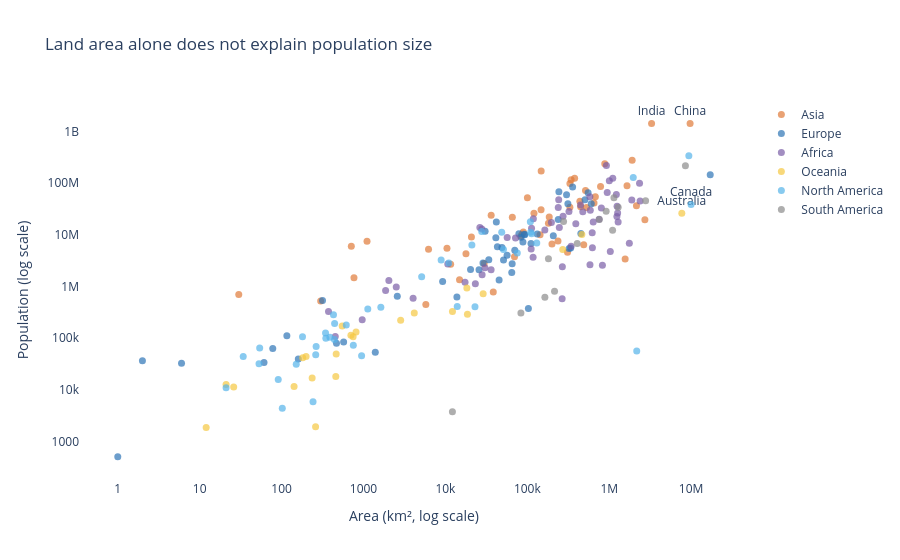

Notebook cell for this chart:
### Markdown cell above
**Chart choice & justification:** *Which chart did you choose, and why? Justify design choices.

*I chose a scatter plot with logarithmic scales because it makes it easier to compare land area and population across countries of very different sizes. Each continent has a different colour to show regional patterns. The dashed trend line shows the overall relationship, while labels highlight countries that differ from the general pattern.*

### Code cell
# Q3 — Land area vs. population in 2022
labels = np.where(df['Country'].isin(['India', 'China', 'Canada', 'Australia']),
                  df['Country'], '')
fig = px.scatter(df.assign(Label=labels), x='Area', y='2022 Population',
                 color='Continent', text='Label', hover_name='Country',
                 log_x=True, log_y=True,
                 color_discrete_sequence=['#E07B39', '#2E75B6', '#7B5EA7',
                                          '#F5C842', '#56B4E9', '#8C8C8C'],
                 title='Land area alone does not explain population size')
fig.update_traces(marker_size=7, marker_opacity=0.7, textposition='top center')
fig.update_layout(template='plotly_white', legend_title_text='')
fig.update_xaxes(title='Area (km², log scale)', showgrid=False)
fig.update_yaxes(title='Population (log scale)', showgrid=False)
fig.show()

### Figure 1 — Plotly figure (JSON) as saved in the notebook; plotly's stock layout.template omitted (floating-point values rounded to 4 significant figures)
{"data": [{"hovertemplate": "<b>%{hovertext}</b><br><br>Continent=Asia<br>Area=%{x}<br>2022 Population=%{y}<br>Label=%{text}<extra></extra>", "hovertext": ["Afghanistan", "Armenia", "Azerbaijan", "Bahrain", "Bangladesh", "Bhutan", "Brunei", "Cambodia", "China", "Georgia", "Hong Kong", "India", "Indonesia", "Iran", "Iraq", "Israel", "Japan", "Jordan", "Kazakhstan", "Kuwait", "Kyrgyzstan", "Laos", "Lebanon", "Macau", "Malaysia", "Maldives", "Mongolia", "Myanmar", "Nepal", "North Korea", "Oman", "Pakistan", "Palestine", "Philippines", "Qatar", "Saudi Arabia", "Singapore", "South Korea", "Sri Lanka", "Syria", "Taiwan", "Tajikistan", "Thailand", "Timor-Leste", "Turkey", "Turkmenistan", "United Arab Emirates", "Uzbekistan", "Vietnam", "Yemen"], "legendgroup": "Asia", "marker": {"color": "#E07B39", "opacity": 0.7, "size": 7, "symbol": "circle"}, "mode": "markers+text", "name": "Asia", "orientation": "v", "showlegend": true, "text": ["", "", "", "", "", "", "", "", "China", "", "", "India", "", "", "", "", "", "", "", "", "", "", "", "", "", "", "", "", "", "", "", "", "", "", "", "", "", "", "", "", "", "", "", "", "", "", "", "", "", ""], "textposition": "top center", "type": "scatter", "x": [652230, 29743, 86600, 765, 147570, 38394, 5765, 181035, 9706961, 69700, 1104, 3287590, 1904569, 1648195, 438317, 20770, 377930, 89342, 2724900, 17818, 199951, 236800, 10452, 30, 330803, 300, 1564110, 676578, 147181, 120538, 309500, 881912, 6220, 342353, 11586, 2149690, 710, 100210, 65610, 185180, 36193, 143100, 513120, 14874, 783562, 488100, 83600, 447400, 331212, 527968], "xaxis": "x", "y": [41128771, 2780469, 10358074, 1472233, 171186372, 782455, 449002, 16767842, 1425887337, 3744385, 7488865, 1417173173, 275501339, 88550570, 44496122, 9038309, 123951692, 11285869, 19397998, 4268873, 6630623, 7529475, 5489739, 695168, 33938221, 523787, 3398366, 54179306, 30547580, 26069416, 4576298, 235824862, 5250072, 115559009, 2695122, 36408820, 5975689, 51815810, 21832143, 22125249, 23893394, 9952787, 71697030, 1341296, 85341241, 6430770, 9441129, 34627652, 98186856, 33696614], "yaxis": "y"}, {"hovertemplate": "<b>%{hovertext}</b><br><br>Continent=Europe<br>Area=%{x}<br>2022 Population=%{y}<br>Label=%{text}<extra></extra>", "hovertext": ["Albania", "Andorra", "Austria", "Belarus", "Belgium", "Bosnia and Herzegovina", "Bulgaria", "Croatia", "Cyprus", "Czech Republic", "Denmark", "Estonia", "Faroe Islands", "Finland", "France", "Germany", "Gibraltar", "Greece", "Guernsey", "Hungary", "Iceland", "Ireland", "Isle of Man", "Italy", "Jersey", "Latvia", "Liechtenstein", "Lithuania", "Luxembourg", "Malta", "Moldova", "Monaco", "Montenegro", "Netherlands", "North Macedonia", "Norway", "Poland", "Portugal", "Romania", "Russia", "San Marino", "Serbia", "Slovakia", "Slovenia", "Spain", "Sweden", "Switzerland", "Ukraine", "United Kingdom", "Vatican City"], "legendgroup": "Europe", "marker": {"color": "#2E75B6", "opacity": 0.7, "size": 7, "symbol": "circle"}, "mode": "markers+text", "name": "Europe", "orientation": "v", "showlegend": true, "text": ["", "", "", "", "", "", "", "", "", "", "", "", "", "", "", "", "", "", "", "", "", "", "", "", "", "", "", "", "", "", "", "", "", "", "", "", "", "", "", "", "", "", "", "", "", "", "", "", "", ""], "textposition": "top center", "type": "scatter", "x": [28748, 468, 83871, 207600, 30528, 51209, 110879, 56594, 9251, 78865, 43094, 45227, 1393, 338424, 551695, 357114, 6, 131990, 78, 93028, 103000, 70273, 572, 301336, 116, 64559, 160, 65300, 2586, 316, 33846, 2, 13812, 41850, 25713, 323802, 312679, 92090, 238391, 17098242, 61, 88361, 49037, 20273, 505992, 450295, 41284, 603500, 242900, 1], "xaxis": "x", "y": [2842321, 79824, 8939617, 9534954, 11655930, 3233526, 6781953, 4030358, 1251488, 10493986, 5882261, 1326062, 53090, 5540745, 64626628, 83369843, 32649, 10384971, 63301, 9967308, 372899, 5023109, 84519, 59037474, 110778, 1850651, 39327, 2750055, 647599, 533286, 3272996, 36469, 627082, 17564014, 2093599, 5434319, 39857145, 10270865, 19659267, 144713314, 33660, 7221365, 5643453, 2119844, 47558630, 10549347, 8740472, 39701739, 67508936, 510], "yaxis": "y"}, {"hovertemplate": "<b>%{hovertext}</b><br><br>Continent=Africa<br>Area=%{x}<br>2022 Population=%{y}<br>Label=%{text}<extra></extra>", "hovertext": ["Algeria", "Angola", "Benin", "Botswana", "Burkina Faso", "Burundi", "Cameroon", "Cape Verde", "Central African Republic", "Chad", "Comoros", "Djibouti", "DR Congo", "Egypt", "Equatorial Guinea", "Eritrea", "Eswatini", "Ethiopia", "Gabon", "Gambia", "Ghana", "Guinea", "Guinea-Bissau", "Ivory Coast", "Kenya", "Lesotho", "Liberia", "Libya", "Madagascar", "Malawi", "Mali", "Mauritania", "Mauritius", "Mayotte", "Morocco", "Mozambique", "Namibia", "Niger", "Nigeria", "Republic of the Congo", "Reunion", "Rwanda", "Sao Tome and Principe", "Senegal", "Seychelles", "Sierra Leone", "Somalia", "South Africa", "South Sudan", "Sudan", "Tanzania", "Togo", "Tunisia", "Uganda", "Western Sahara", "Zambia", "Zimbabwe"], "legendgroup": "Africa", "marker": {"color": "#7B5EA7", "opacity": 0.7, "size": 7, "symbol": "circle"}, "mode": "markers+text", "name": "Africa", "orientation": "v", "showlegend": true, "text": ["", "", "", "", "", "", "", "", "", "", "", "", "", "", "", "", "", "", "", "", "", "", "", "", "", "", "", "", "", "", "", "", "", "", "", "", "", "", "", "", "", "", "", "", "", "", "", "", "", "", "", "", "", "", "", "", ""], "textposition": "top center", "type": "scatter", "x": [2381741, 1246700, 112622, 582000, 272967, 27834, 475442, 4033, 622984, 1284000, 1862, 23200, 2344858, 1002450, 28051, 117600, 17364, 1104300, 267668, 10689, 238533, 245857, 36125, 322463, 580367, 30355, 111369, 1759540, 587041, 118484, 1240192, 1030700, 2040, 374, 446550, 801590, 825615, 1267000, 923768, 342000, 2511, 26338, 964, 196722, 452, 71740, 637657, 1221037, 619745, 1886068, 945087, 56785, 163610, 241550, 266000, 752612, 390757], "xaxis": "x", "y": [44903225, 35588987, 13352864, 2630296, 22673762, 12889576, 27914536, 593149, 5579144, 17723315, 836774, 1120849, 99010212, 110990103, 1674908, 3684032, 1201670, 123379924, 2388992, 2705992, 33475870, 13859341, 2105566, 28160542, 54027487, 2305825, 5302681, 6812341, 29611714, 20405317, 22593590, 4736139, 1299469, 326101, 37457971, 32969517, 2567012, 26207977, 218541212, 5970424, 974052, 13776698, 227380, 17316449, 107118, 8605718, 17597511, 59893885, 10913164, 46874204, 65497748, 8848699, 12356117, 47249585, 575986, 20017675, 16320537], "yaxis": "y"}, {"hovertemplate": "<b>%{hovertext}</b><br><br>Continent=Oceania<br>Area=%{x}<br>2022 Population=%{y}<br>Label=%{text}<extra></extra>", "hovertext": ["American Samoa", "Australia", "Cook Islands", "Fiji", "French Polynesia", "Guam", "Kiribati", "Marshall Islands", "Micronesia", "Nauru", "New Caledonia", "New Zealand", "Niue", "Northern Mariana Islands", "Palau", "Papua New Guinea", "Samoa", "Solomon Islands", "Tokelau", "Tonga", "Tuvalu", "Vanuatu", "Wallis and Futuna"], "legendgroup": "Oceania", "marker": {"color": "#F5C842", "opacity": 0.7, "size": 7, "symbol": "circle"}, "mode": "markers+text", "name": "Oceania", "orientation": "v", "showlegend": true, "text": ["", "Australia", "", "", "", "", "", "", "", "", "", "", "", "", "", "", "", "", "", "", "", "", ""], "textposition": "top center", "type": "scatter", "x": [199, 7692024, 236, 18272, 4167, 549, 811, 181, 702, 21, 18575, 270467, 260, 464, 459, 462840, 2842, 28896, 12, 747, 26, 12189, 142], "xaxis": "x", "y": [44273, 26177413, 17011, 929766, 306279, 171774, 131232, 41569, 114164, 12668, 289950, 5185288, 1934, 49551, 18055, 10142619, 222382, 724273, 1871, 106858, 11312, 326740, 11572], "yaxis": "y"}, {"hovertemplate": "<b>%{hovertext}</b><br><br>Continent=North America<br>Area=%{x}<br>2022 Population=%{y}<br>Label=%{text}<extra></extra>", "hovertext": ["Anguilla", "Antigua and Barbuda", "Aruba", "Bahamas", "Barbados", "Belize", "Bermuda", "British Virgin Islands", "Canada", "Cayman Islands", "Costa Rica", "Cuba", "Curacao", "Dominica", "Dominican Republic", "El Salvador", "Greenland", "Grenada", "Guadeloupe", "Guatemala", "Haiti", "Honduras", "Jamaica", "Martinique", "Mexico", "Montserrat", "Nicaragua", "Panama", "Puerto Rico", "Saint Barthelemy", "Saint Kitts and Nevis", "Saint Lucia", "Saint Martin", "Saint Pierre and Miquelon", "Saint Vincent and the Grenadines", "Sint Maarten", "Trinidad and Tobago", "Turks and Caicos Islands", "United States", "United States Virgin Islands"], "legendgroup": "North America", "marker": {"color": "#56B4E9", "opacity": 0.7, "size": 7, "symbol": "circle"}, "mode": "markers+text", "name": "North America", "orientation": "v", "showlegend": true, "text": ["", "", "", "", "", "", "", "", "Canada", "", "", "", "", "", "", "", "", "", "", "", "", "", "", "", "", "", "", "", "", "", "", "", "", "", "", "", "", "", "", ""], "textposition": "top center", "type": "scatter", "x": [91, 442, 180, 13943, 430, 22966, 54, 151, 9984670, 264, 51100, 109884, 444, 751, 48671, 21041, 2166086, 344, 1628, 108889, 27750, 112492, 10991, 1128, 1964375, 102, 130373, 75417, 8870, 21, 261, 616, 53, 242, 389, 34, 5130, 948, 9372610, 347], "xaxis": "x", "y": [15857, 93763, 106445, 409984, 281635, 405272, 64184, 31305, 38454327, 68706, 5180829, 11212191, 191163, 72737, 11228821, 6336392, 56466, 125438, 395752, 17843908, 11584996, 10432860, 2827377, 367507, 127504125, 4390, 6948392, 4408581, 3252407, 10967, 47657, 179857, 31791, 5862, 103948, 44175, 1531044, 45703, 338289857, 99465], "yaxis": "y"}, {"hovertemplate": "<b>%{hovertext}</b><br><br>Continent=South America<br>Area=%{x}<br>2022 Population=%{y}<br>Label=%{text}<extra></extra>", "hovertext": ["Argentina", "Bolivia", "Brazil", "Chile", "Colombia", "Ecuador", "Falkland Islands", "French Guiana", "Guyana", "Paraguay", "Peru", "Suriname", "Uruguay", "Venezuela"], "legendgroup": "South America", "marker": {"color": "#8C8C8C", "opacity": 0.7, "size": 7, "symbol": "circle"}, "mode": "markers+text", "name": "South America", "orientation": "v", "showlegend": true, "text": ["", "", "", "", "", "", "", "", "", "", "", "", "", ""], "textposition": "top center", "type": "scatter", "x": [2780400, 1098581, 8515767, 756102, 1141748, 276841, 12173, 83534, 214969, 406752, 1285216, 163820, 181034, 916445], "xaxis": "x", "y": [45510318, 12224110, 215313498, 19603733, 51874024, 18001000, 3780, 304557, 808726, 6780744, 34049588, 618040, 3422794, 28301696], "yaxis": "y"}], "layout": {"legend": {"title": {"text": ""}, "tracegroupgap": 0}, "title": {"text": "Land area alone does not explain population size"}, "xaxis": {"anchor": "y", "domain": [0, 1], "showgrid": false, "title": {"text": "Area (km², log scale)"}, "type": "log"}, "yaxis": {"anchor": "x", "domain": [0, 1], "showgrid": false, "title": {"text": "Population (log scale)"}, "type": "log"}}}
